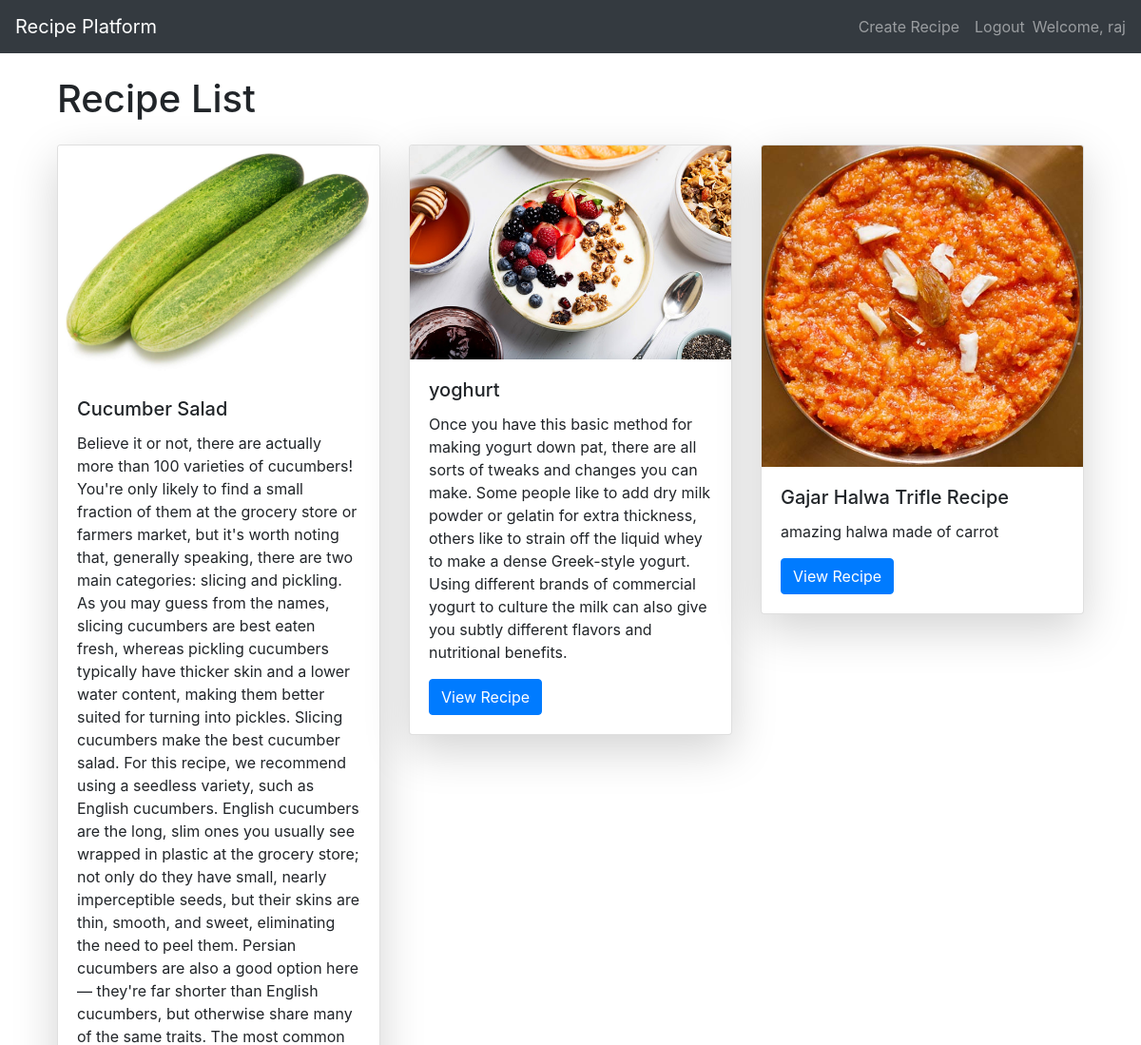
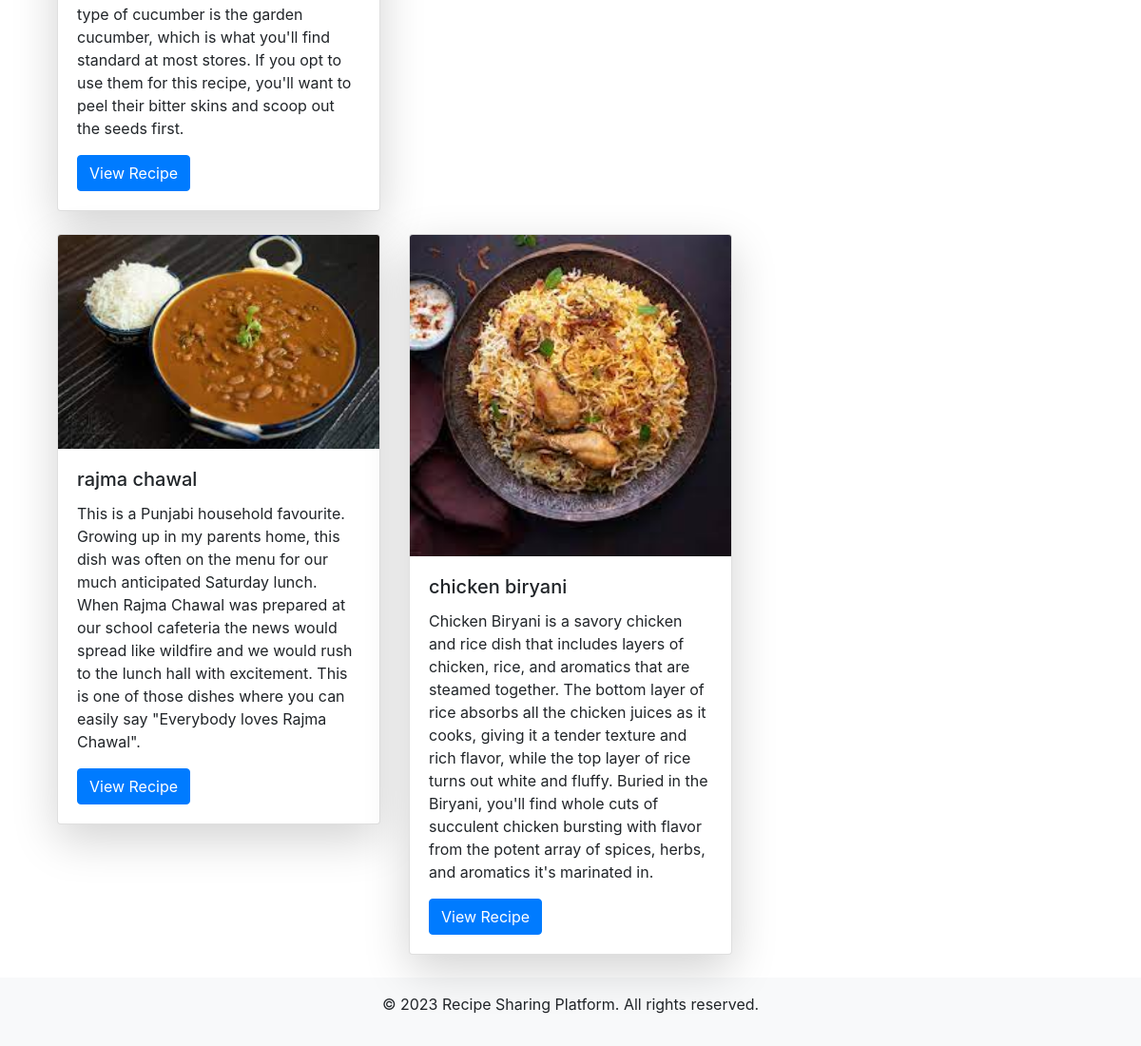
The app's page / (signed in) with its own data (2 pictures, top to bottom).
### myapp/models.py (models this page shows, shortened)
class Recipe(models.Model):
    title = models.CharField(max_length=200)
    description = models.TextField()
    ingredients = models.TextField()
    instructions = models.TextField()
    created_by = models.ForeignKey(User, on_delete=models.CASCADE)
    image = models.ImageField(upload_to='media', null=True, blank=True)

### myapp/views.py (the view)
# urls.py: path('', views.recipe_list, name='recipe_list'),
def recipe_list(request):
    recipes = Recipe.objects.all()
    return render(request, 'recipe_list.html', {'recipes': recipes})

### templates/recipe_list.html
{% extends 'base.html' %} {% block content %}
<div class="container">
  <h1 class="my-4">Recipe List</h1>
  <div class="row">
    {% for recipe in recipes %}
    <div class="col-md-4 mb-4">
      <div class="card shadow-lg">
        {% if recipe.image %}
        <img
          src="{{ recipe.image.url }}"
          class="card-img-top"
          alt="Recipe Image"
        />
        {% endif %}
        <div class="card-body">
          <h5 class="card-title">{{ recipe.title }}</h5>
          <p class="card-text">{{ recipe.description }}</p>
          {% if user.is_authenticated %}
          <a
            href="{% url 'recipe_detail' recipe_id=recipe.id %}"
            class="btn btn-primary"
            >View Recipe</a
          >
          {% endif %}
        </div>
      </div>
    </div>
    {% empty %}
    <div class="col">
      <p>No recipes available.</p>
    </div>
    {% endfor %}
  </div>
</div>
{% endblock %}

### templates/base.html (shortened to what this page needs)
<!DOCTYPE html>
<html>
  <head>
    <link
      rel="stylesheet"
      href="https://stackpath.bootstrapcdn.com/bootstrap/4.5.2/css/bootstrap.min.css"
    />
    <link
      rel="stylesheet"
      href="https://stackpath.bootstrapcdn.com/bootstrap/4.4.1/css/bootstrap.min.css"
    />
  </head>
  <body>
    <header>
      <nav class="navbar navbar-expand-lg navbar-dark bg-dark">
        <a class="navbar-brand" href="{% url 'recipe_list' %}"
          >Recipe Platform</a
        >
        <div class="collapse navbar-collapse" id="navbarNav">
          <ul class="navbar-nav ml-auto">
            <li class="nav-item">
              {% if user.is_authenticated %}
              <a class="nav-link" href="{% url 'recipe_create' %}"
                >Create Recipe</a
              >
              {% endif %}
            </li>
            <li class="nav-item">
              {% if user.is_authenticated %}
              <a class="nav-link" href="{% url 'logout' %}">Logout</a>
              {% else %}
              <a class="nav-link" href="{% url 'signup' %}">Sign Up</a>
              {% endif %}
            </li>
            <li class="nav-item">
              {% if user.is_authenticated %}
              <span class="navbar-text">Welcome, {{ user.username }}</span>
              {% else %}
              <a class="nav-link" href="{% url 'login' %}">Login</a>
              {% endif %}
            </li>
          </ul>
        </div>
      </nav>
    </header>
    <main class="container">{% block content %} {% endblock %}</main>
    <footer class="bg-light text-center py-3">
      <p>&copy; 2023 Recipe Sharing Platform. All rights reserved.</p>
    </footer>
  </body>
</html>

### records on screen
Recipe: image (picture), title "Cucumber Salad", description "Believe it or not, there are actually more than 100 varieties of cucumbers! You're only likely to find a small fraction of them at the grocery store or farmers market, but it's worth noting that, generally speaking, there are two main categories: slicing and pickling. As you may guess from the names, slicing cucumbers are best eaten fresh, whereas pickling cucumbers typically have thicker skin and a lower water content, making them better suited for turning into pickles. Slicing cucumbers make the best cucumber salad. For this recipe, we recommend using a seedless variety, such as English cucumbers. English cucumbers are the long, slim ones you usually see wrapped in plastic at the grocery…"
Recipe: image (picture), title "yoghurt", description "Once you have this basic method for making yogurt down pat, there are all sorts of tweaks and changes you can make. Some people like to add dry milk powder or gelatin for extra thickness, others like to strain off the liquid whey to make a dense Greek-style yogurt. Using different brands of commercial yogurt to culture the milk can also give you subtly different flavors and nutritional benefits."
Recipe: image (picture), title "Gajar Halwa Trifle Recipe", description "amazing halwa made of carrot"
Recipe: image (picture), title "rajma chawal", description "This is a Punjabi household favourite. Growing up in my parents home, this dish was often on the menu for our much anticipated Saturday lunch. When Rajma Chawal was prepared at our school cafeteria the news would spread like wildfire and we would rush to the lunch hall with excitement. This is one of those dishes where you can easily say \"Everybody loves Rajma Chawal\"."
Recipe: image (picture), title "chicken biryani", description "Chicken Biryani is a savory chicken and rice dish that includes layers of chicken, rice, and aromatics that are steamed together. The bottom layer of rice absorbs all the chicken juices as it cooks, giving it a tender texture and rich flavor, while the top layer of rice turns out white and fluffy. Buried in the Biryani, you'll find whole cuts of succulent chicken bursting with flavor from the potent array of spices, herbs, and aromatics it's marinated in."

### other values on screen
{{ user.username }} "raj"
